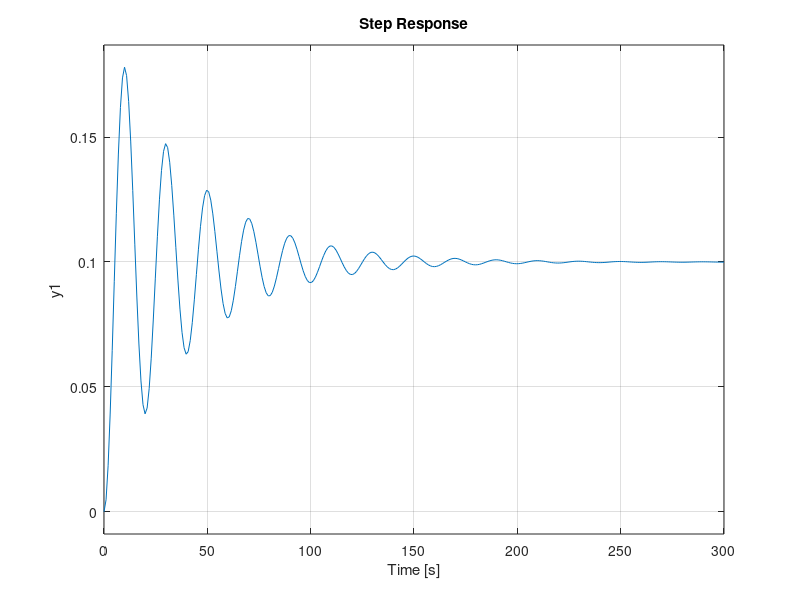
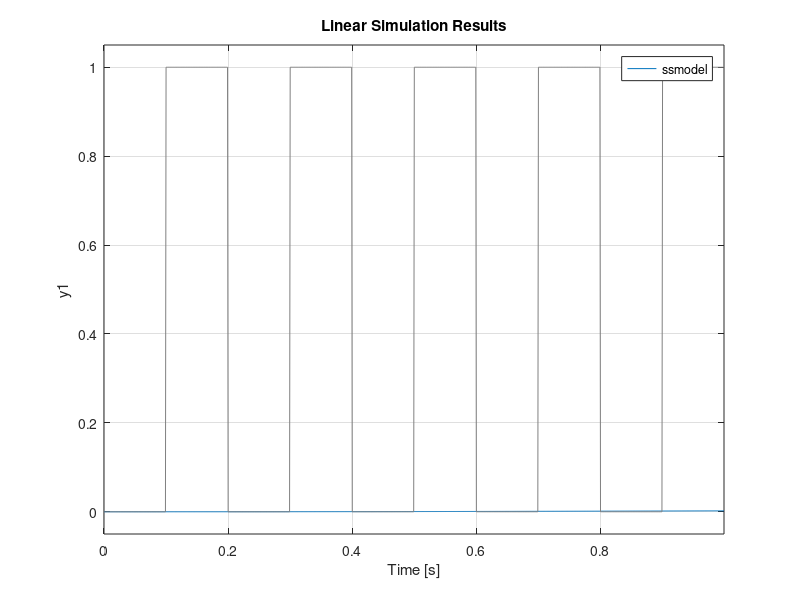

MATLAB code for these plots, in order:
%%System Constants%%
k = 10;
lambda = 5;
I = 10;
r = 5;
m = 100;

%%State Space Model Matrices%%
A = [0,1;-(k/((I/r^2)+m)) -(lambda/((I/r^2)+m))];
B = [0;1/((I/r^2)+m)];
C = [1 0];
D = [0:0];

t = [0:.001:.999];
u = [zeros(100,1)' ones(100,1)' zeros(100,1)' ones(100,1)' zeros(100,1)' ones(100,1)' zeros(100,1)' ones(100,1)' zeros(100,1)' ones(100,1)'];

ssmodel = ss(A,B,C,D);

figure(1);
step(ssmodel);
figure(2);
lsim(ssmodel,u,t);